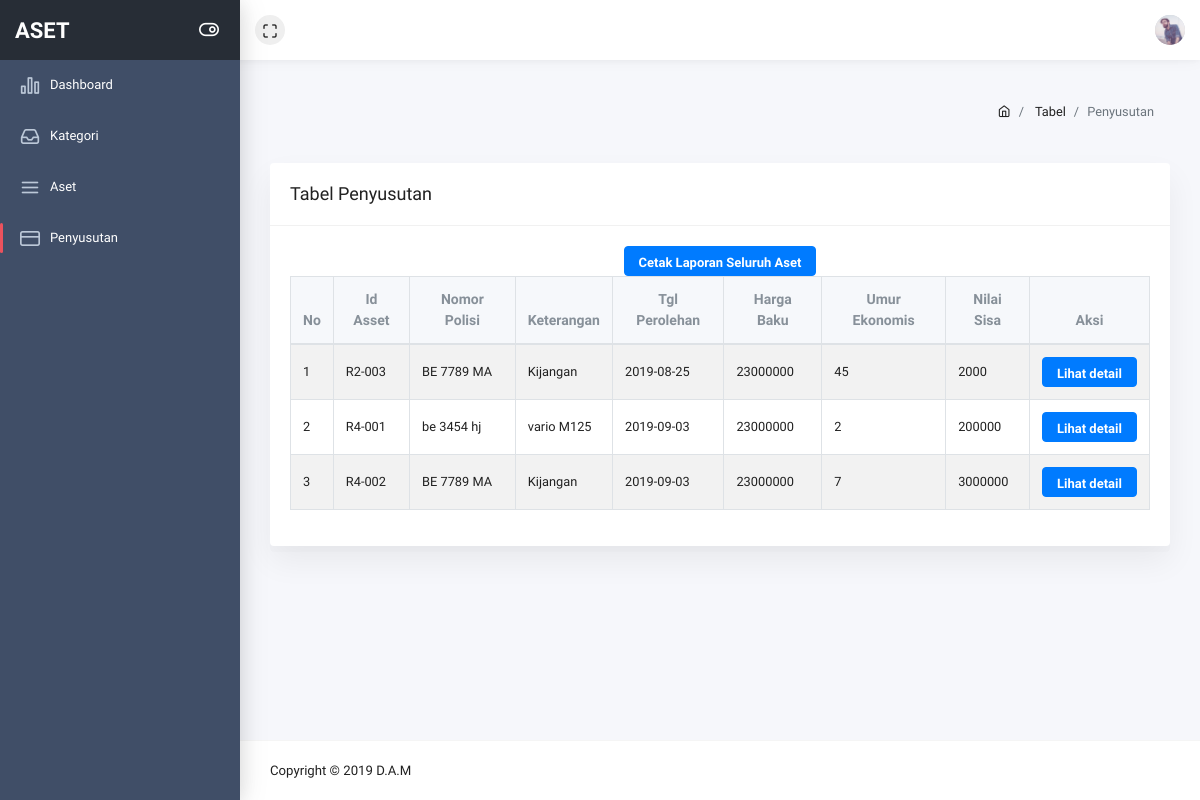
/pages/table-penyusutan.php, run on an earlier commit of the app's database.
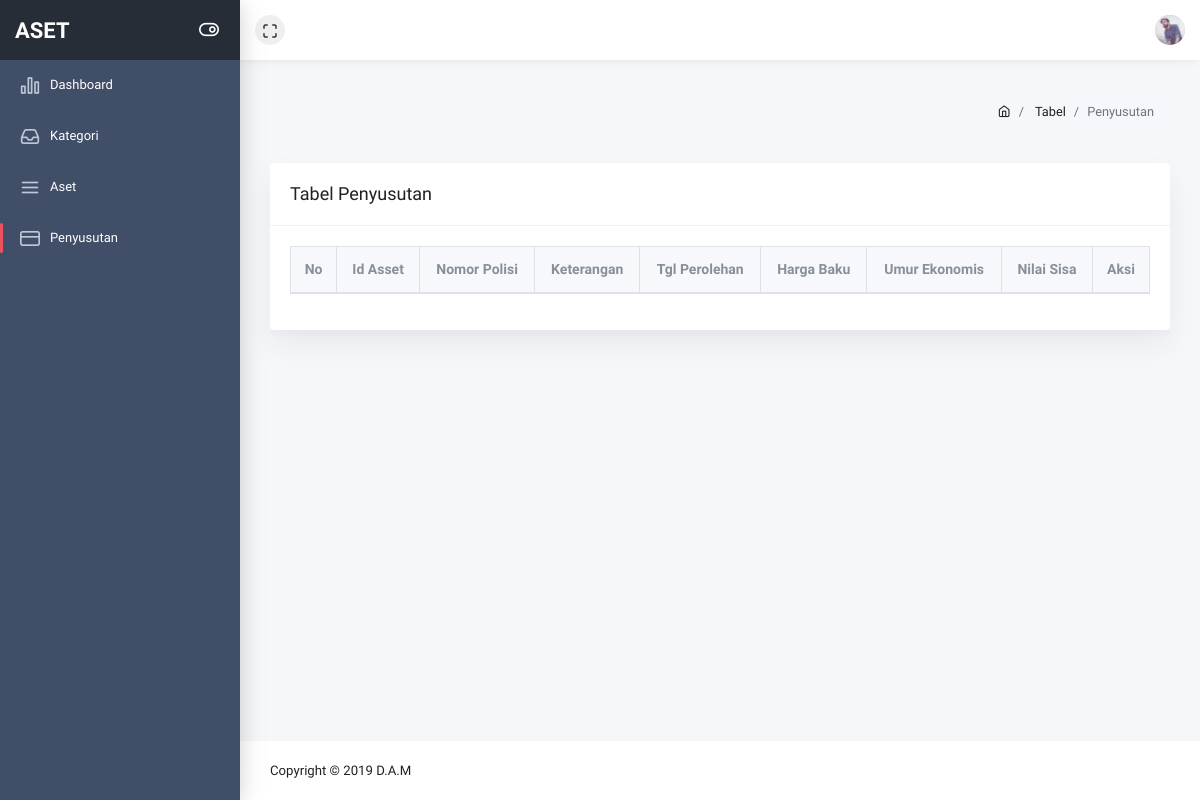
And on a later commit of the database.
### tables this page shows
CREATE TABLE `tb_asset` (
  `id_asset` varchar(18) NOT NULL,
  `nopol` varchar(25) NOT NULL,
  `kete_aset` varchar(25) NOT NULL,
  `tgl_perolehan` date NOT NULL,
  `hrg_baku` int(12) NOT NULL,
  `umur_ekonomis` int(12) NOT NULL,
  `nilai_sisa` int(12) NOT NULL,
  `nilai_susut` int(128) NOT NULL,
  `kategori` varchar(18) NOT NULL
);

### base_url.php (called while the page is built)
<?php
function pathUrl($dir = __DIR__){
    $root = "";
    $dir = str_replace('\\', '/', realpath($dir));
    $root .= !empty($_SERVER['HTTPS']) ? 'https' : 'http';
    $root .= '://' . $_SERVER['HTTP_HOST'];
    if(!empty($_SERVER['CONTEXT_PREFIX'])) {
        $root .= $_SERVER['CONTEXT_PREFIX'];
        $root .= substr($dir, strlen($_SERVER[ 'CONTEXT_DOCUMENT_ROOT' ]));
    } else {
        $root .= substr($dir, strlen($_SERVER[ 'DOCUMENT_ROOT' ]));
    }
    $root .= '/';
    return $root;
}
$base_url = pathUrl();
?>

### pages/table-penyusutan.php (the view, shortened to what the changed rows need)
<?php
include_once "../base_url.php";
include_once("../config/config.php");
?>
<!doctype html>
<html class="no-js" lang="en">
    <head>
        <link rel="stylesheet" href="<?php echo $base_url ?>assets/plugins/bootstrap/dist/css/bootstrap.min.css">
        <link rel="stylesheet" href="<?php echo $base_url ?>assets/plugins/fontawesome-free/css/all.min.css">
        <link rel="stylesheet" href="<?php echo $base_url ?>assets/plugins/ionicons/dist/css/ionicons.min.css">
        <link rel="stylesheet" href="<?php echo $base_url ?>assets/plugins/icon-kit/dist/css/iconkit.min.css">
        <link rel="stylesheet" href="<?php echo $base_url ?>assets/plugins/perfect-scrollbar/css/perfect-scrollbar.css">
        <link rel="stylesheet" href="<?php echo $base_url ?>assets/plugins/datatables.net-bs4/css/dataTables.bootstrap4.min.css">
        <link rel="stylesheet" href="<?php echo $base_url ?>assets/dist/css/theme.min.css">
    </head>
    <body>
        <div class="wrapper">
            <div class="page-wrap">
                <div class="main-content">
                    <div class="container-fluid">
                        <div class="row">
                            <div class="col-sm-12">
                                <div class="card">
                                    <div class="card-body">
                                        <div class="text-center">
                                            <form method='post' action='../controller/download_all.php' target="_blank" rel="nofollow">
                                                            <?php
                                                        $result = mysqli_query($mysqli,"SELECT * FROM tb_asset ") ?>
                                                        <?php if ($data = mysqli_fetch_assoc($result)) {?>
                                                            <a href="../controller/download_all.php" target="_blank" rel="nofollow">
                                                            <input type='submit' name='detail_susut' value='Cetak Laporan Seluruh Aset' target="_blank" class='btn btn-primary'>
                                                            <input type='hidden' name='umur' value="<?php echo $data['umur_ekonomis']; ?>"></a>
                                                        <?php
                                                    }
                                                    ?>
                                            </form>
                                        </div>
                                        <div class="dt-responsive">
                                            <table id="simpletable" class="table table-striped table-bordered nowrap">
                                        <thead>
                                        <tr>
                                            <th class="text-center">No</th>
                                            <th class="text-center">Id Asset</th>
                                            <th class="text-center">Nomor Polisi</th>
                                            <th class="text-center">Keterangan</th>
                                            <th class="text-center">Tgl Perolehan</th>
                                            <th class="text-center">Harga Baku</th>
                                            <th class="text-center">Umur Ekonomis</th>
                                            <th class="text-center">Nilai Sisa</th>
                                            <th class="text-center">Aksi</th>
                                        </tr>
                                        </thead>
                                        <tbody>
                                            <?php
                                                include '../config/config.php';
                                                $aset = mysqli_query($mysqli,"SELECT * FROM tb_asset");
                                                $no = 1;
                                                if($aset){
                                                    while($row = mysqli_fetch_array($aset))
                                                    {
                                                        echo "<tr>
                                                        <td>".$no++."</td>
                                                        <td>".$row['id_asset']."</td>
                                                        <td>".$row['nopol']."</td>
                                                        <td>".$row['kete_aset']."</td>
                                                        <td>".$row['tgl_perolehan']."</td>
                                                        <td>".$row['hrg_baku']."</td>
                                                        <td>".$row['umur_ekonomis']."</td>
                                                        <td>".$row['nilai_sisa']."</td>
                                                        <td>
                                                            <form method='post' action='".$base_url."pages/detail_penyusutan.php'>
                                                            <input class='btn btn-primary' type='submit' name='detail_susut' value='Lihat detail'/>
                                                            <input type='hidden' name='id' value=".$row['id_asset'].">
                                                            <input type='hidden' name='umur_ekonomis' value=".$row['umur_ekonomis'].">
                                                            </form>
                                                            </td>
                                                    </tr>";
                                                    }
                                                }
                                            ?>
                                                </tbody>
                                            </table>
                                        </div>
                                    </div>
                                </div>
                            </div>
                        </div>
                    </div>
                </div>
            </div>
        </div>
    </body>
</html>

What changed in the data, as far as the page shows it:
removed tb_asset: id_asset "R2-003", nopol "BE 7789 MA", kete_aset "Kijangan", tgl_perolehan "2019-08-25", hrg_baku "23000000", umur_ekonomis "45", nilai_sisa "2000"
removed tb_asset: id_asset "R4-001", nopol "be 3454 hj", kete_aset "vario M125", tgl_perolehan "2019-09-03", hrg_baku "23000000", umur_ekonomis "2", nilai_sisa "200000"
removed tb_asset: id_asset "R4-002", nopol "BE 7789 MA", kete_aset "Kijangan", tgl_perolehan "2019-09-03", hrg_baku "23000000", umur_ekonomis "7", nilai_sisa "3000000"
Also different on the page:
form field detail_susut: "Cetak Laporan Seluruh Aset" → (not shown)
